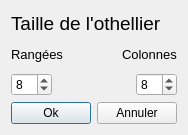
<?xml version="1.0" encoding="UTF-8"?>
<ui version="4.0">
 <class>DialogueConfigurationClass</class>
 <widget class="QDialog" name="DialogueConfigurationClass">
  <property name="geometry">
   <rect>
    <x>0</x>
    <y>0</y>
    <width>182</width>
    <height>135</height>
   </rect>
  </property>
  <property name="maximumSize">
   <size>
    <width>182</width>
    <height>135</height>
   </size>
  </property>
  <property name="windowTitle">
   <string>DialogueConfiguration</string>
  </property>
  <layout class="QVBoxLayout" name="verticalLayout_2">
   <item>
    <layout class="QVBoxLayout" name="verticalLayout">
     <item>
      <widget class="QLabel" name="lbTaille">
       <property name="font">
        <font>
         <pointsize>14</pointsize>
        </font>
       </property>
       <property name="text">
        <string>Taille de l'othellier</string>
       </property>
      </widget>
     </item>
     <item>
      <layout class="QHBoxLayout" name="horizontalLayout_2">
       <item>
        <widget class="QLabel" name="lbRangees">
         <property name="font">
          <font>
           <pointsize>10</pointsize>
          </font>
         </property>
         <property name="text">
          <string>Rangées</string>
         </property>
        </widget>
       </item>
       <item>
        <spacer name="horizontalSpacer">
         <property name="orientation">
          <enum>Qt::Horizontal</enum>
         </property>
         <property name="sizeHint" stdset="0">
          <size>
           <width>18</width>
           <height>20</height>
          </size>
         </property>
        </spacer>
       </item>
       <item>
        <widget class="QLabel" name="lbColonnes">
         <property name="font">
          <font>
           <pointsize>10</pointsize>
          </font>
         </property>
         <property name="text">
          <string>Colonnes</string>
         </property>
        </widget>
       </item>
      </layout>
     </item>
     <item>
      <layout class="QHBoxLayout" name="horizontalLayout">
       <item>
        <widget class="QSpinBox" name="sbRangees">
         <property name="minimum">
          <number>4</number>
         </property>
         <property name="maximum">
          <number>12</number>
         </property>
         <property name="value">
          <number>8</number>
         </property>
        </widget>
       </item>
       <item>
        <spacer name="horizontalSpacer_2">
         <property name="orientation">
          <enum>Qt::Horizontal</enum>
         </property>
         <property name="sizeHint" stdset="0">
          <size>
           <width>18</width>
           <height>20</height>
          </size>
         </property>
        </spacer>
       </item>
       <item>
        <widget class="QSpinBox" name="sbColonnes">
         <property name="minimum">
          <number>4</number>
         </property>
         <property name="maximum">
          <number>12</number>
         </property>
         <property name="value">
          <number>8</number>
         </property>
        </widget>
       </item>
      </layout>
     </item>
     <item>
      <layout class="QHBoxLayout" name="horizontalLayout_3">
       <item>
        <widget class="QPushButton" name="pbOk">
         <property name="text">
          <string>Ok</string>
         </property>
        </widget>
       </item>
       <item>
        <widget class="QPushButton" name="pushButton_2">
         <property name="text">
          <string>Annuler</string>
         </property>
        </widget>
       </item>
      </layout>
     </item>
    </layout>
   </item>
  </layout>
 </widget>
 <layoutdefault spacing="6" margin="11"/>
 <resources/>
 <connections>
  <connection>
   <sender>pbOk</sender>
   <signal>clicked()</signal>
   <receiver>DialogueConfigurationClass</receiver>
   <slot>accept()</slot>
   <hints>
    <hint type="sourcelabel">
     <x>44</x>
     <y>111</y>
    </hint>
    <hint type="destinationlabel">
     <x>86</x>
     <y>66</y>
    </hint>
   </hints>
  </connection>
  <connection>
   <sender>pushButton_2</sender>
   <signal>clicked()</signal>
   <receiver>DialogueConfigurationClass</receiver>
   <slot>reject()</slot>
   <hints>
    <hint type="sourcelabel">
     <x>138</x>
     <y>109</y>
    </hint>
    <hint type="destinationlabel">
     <x>92</x>
     <y>47</y>
    </hint>
   </hints>
  </connection>
  <connection>
   <sender>sbRangees</sender>
   <signal>valueChanged(int)</signal>
   <receiver>DialogueConfigurationClass</receiver>
   <slot>setNbRangees(int)</slot>
   <hints>
    <hint type="sourcelabel">
     <x>18</x>
     <y>75</y>
    </hint>
    <hint type="destinationlabel">
     <x>152</x>
     <y>37</y>
    </hint>
   </hints>
  </connection>
  <connection>
   <sender>sbColonnes</sender>
   <signal>valueChanged(int)</signal>
   <receiver>DialogueConfigurationClass</receiver>
   <slot>setNbColonnes(int)</slot>
   <hints>
    <hint type="sourcelabel">
     <x>156</x>
     <y>79</y>
    </hint>
    <hint type="destinationlabel">
     <x>172</x>
     <y>63</y>
    </hint>
   </hints>
  </connection>
 </connections>
 <slots>
  <slot>setNbRangees(int)</slot>
  <slot>setNbColonnes(int)</slot>
 </slots>
</ui>
